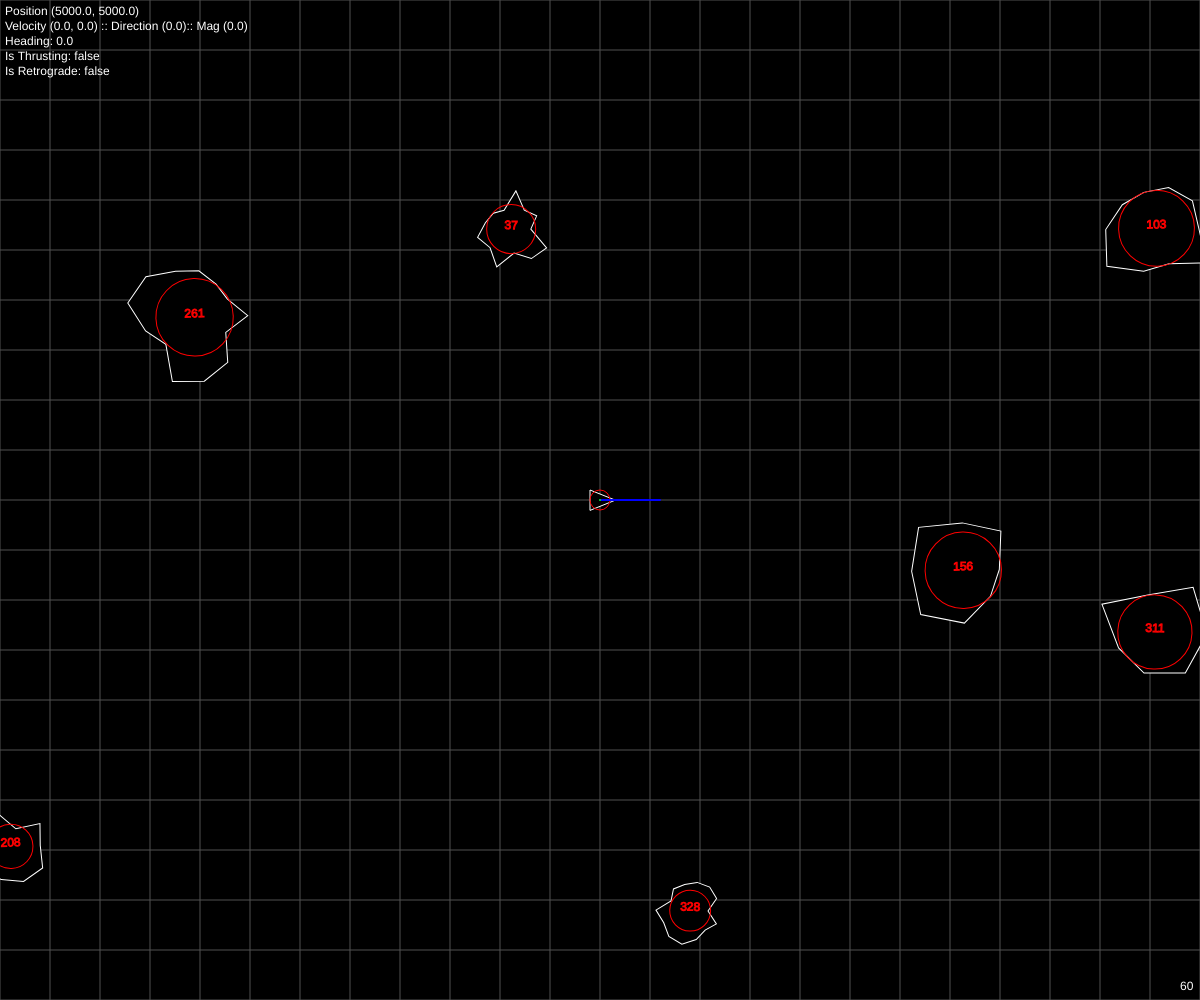
Frame 1 (no input)
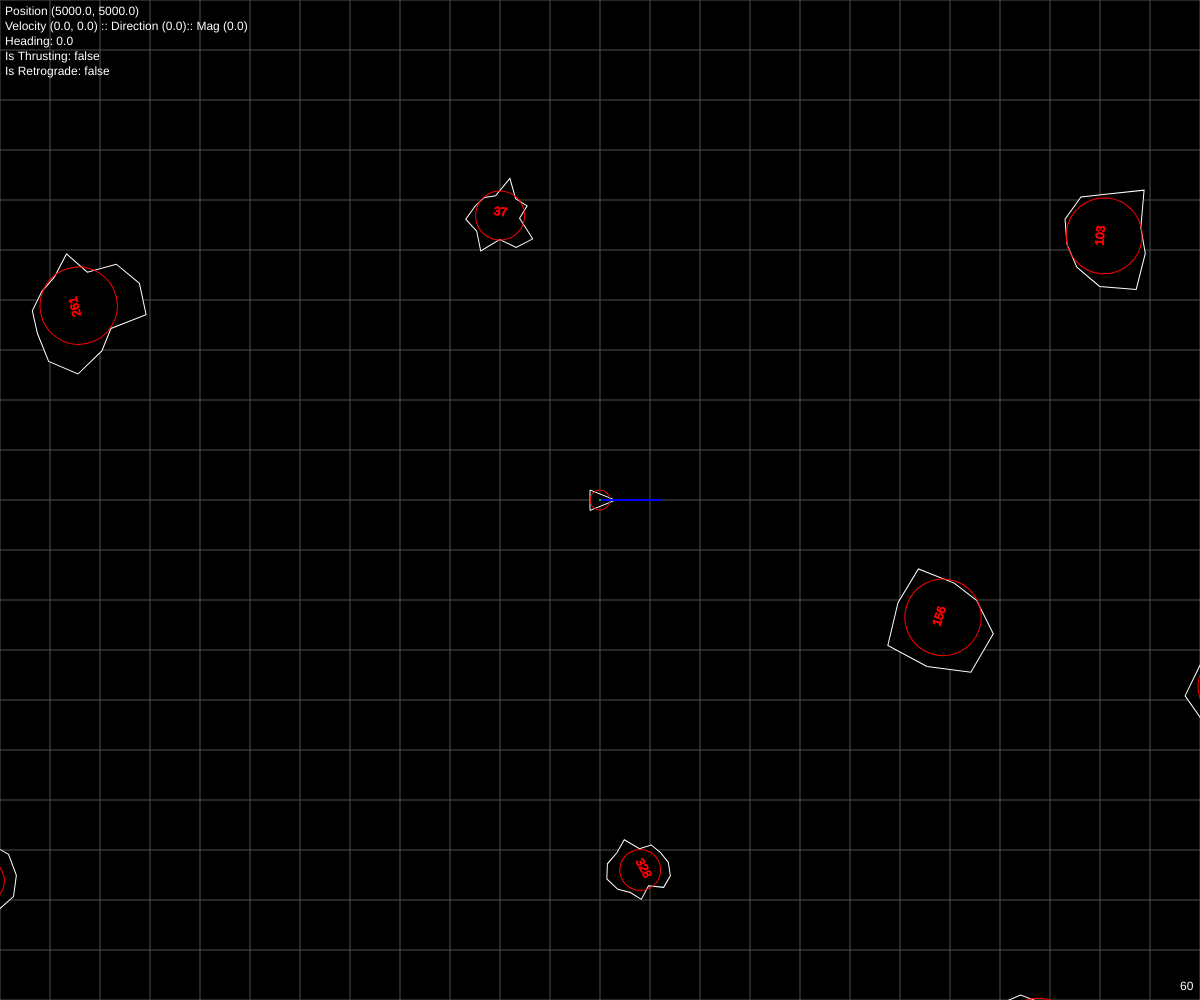
Frame 60 (no input)
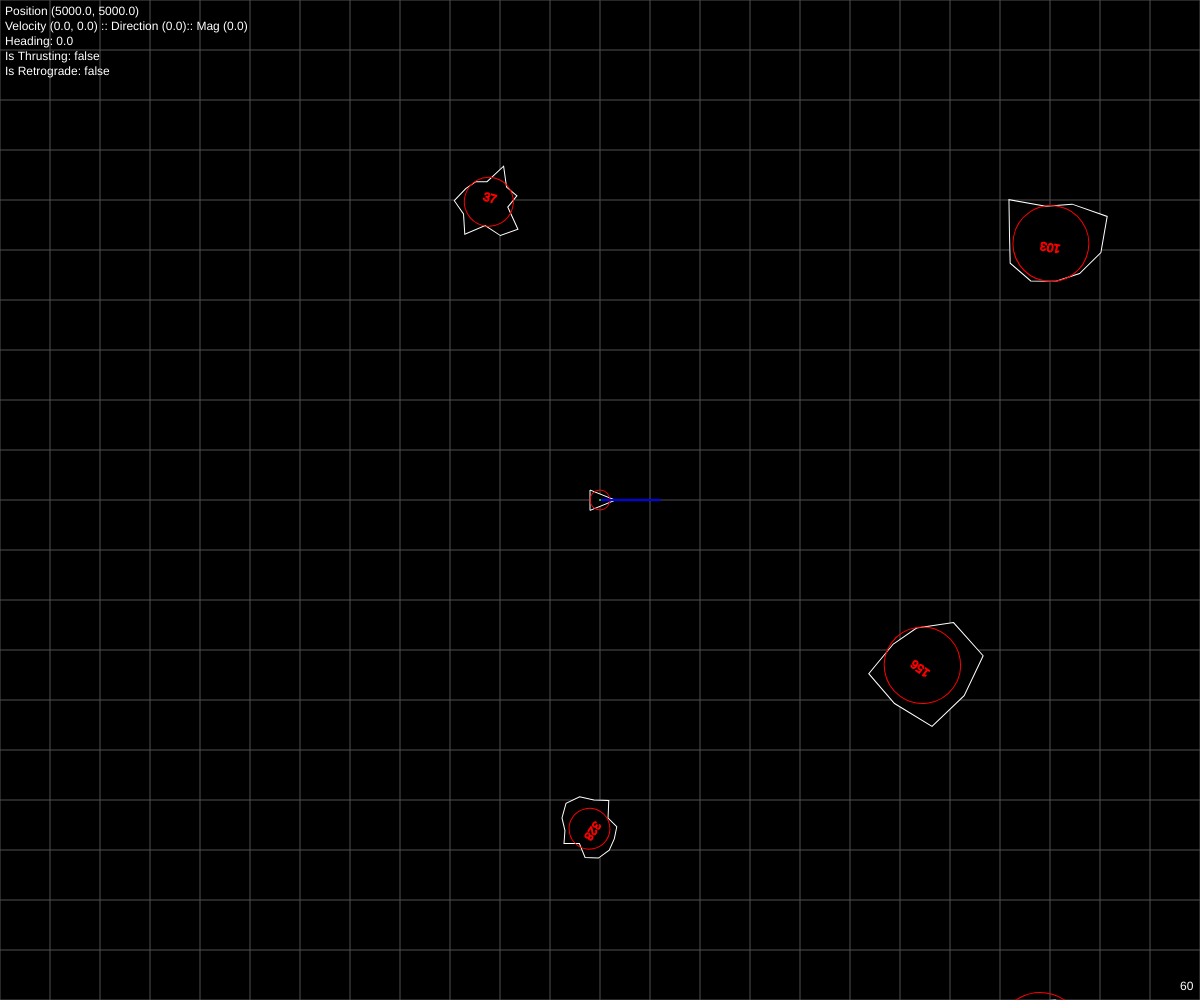
Frame 120 (the mouse pressed at the canvas centre since frame 60)

The p5.js sketch that drew these frames (run headless with seeded random() and noise() and a simulated clock; from frame 60 on, the mouse is pressed at the canvas centre):

// p5.js sketch
// ── sketch.js
var DEBUG_RENDER = true;

var arena;
var ship;
var asteroids = [];

function setup() {
    createCanvas(windowWidth, windowHeight);
    arena = new Arena(10000, 10000);
    ship = new Ship(createVector(arena.width / 2, arena.height / 2));
    arena.setShip(ship);

    for (var i = 0; i < 500; i++) {
        var position = createVector(random(arena.width), random(arena.height));
        var radius = random(20, 50);

        var validPlace = true;

        for (var a = 0; a < asteroids.length; a++) {
            var asteroid = asteroids[a];

            var d = dist(asteroid.position.x, asteroid.position.y, position.x, position.y);
            if (d <= radius + asteroid.radius) {
                validPlace = false;
                i--;
                break;
            }
        }

        if (validPlace) {
            asteroids.push(new Asteroid(arena, position, radius));
        }
    }

    textFont('Helvetica');
    textSize(12);
}

function draw() {
    preUpdate();
    update();
    render();
}

function preUpdate() {
    ship.preUpdate();
}

function update() {
    if (keyIsDown(RIGHT_ARROW) || keyIsDown(KEY_D)) {
        ship.rotate(CLOCKWISE);
    } else if (keyIsDown(LEFT_ARROW) || keyIsDown(KEY_A)) {
        ship.rotate(COUNTER_CLOCKWISE);
    }

    if (keyIsDown(UP_ARROW) || keyIsDown(KEY_W)) {
        ship.thrust();
    }

    if (keyIsDown(DOWN_ARROW) || keyIsDown(KEY_S)) {
        ship.thrust(true);
    }

    ship.update();

    arena.ensureBounds(ship, 0.4);

    asteroids.forEach(function (asteroid) {
        asteroid.update();
        arena.ensureBounds(asteroid);
    });

    for (var i = 0; i < asteroids.length; i++) {
        var asteroid = asteroids[i];

        for (var j = i + 1; j < asteroids.length; j++) {
            asteroid.calculateCollision(asteroids[j]);
        }
    }
}

function render() {
    background(0);

    push();

    // Camera translate
    // Adjust for ship position offset
    translate(-ship.position.x, -ship.position.y);
    // Go back 1/2 our view to put camera in middle
    translate(width / 2, height / 2);

    arena.render();
    asteroids.forEach(function (asteroid) {
        asteroid.render();
    });

    translate(ship.position.x, ship.position.y);
    rotate(ship.heading);

    ship.render();

    if (DEBUG_RENDER) {
        rotate(-ship.heading);

        var headingVector = p5.Vector.fromAngle(ship.heading).setMag(60);
        var moveVector = ship.velocity.copy().mult(10);

        strokeWeight(2);
        stroke(0, 0, 255);
        line(0, 0, headingVector.x, headingVector.y);
        stroke(0, 255, 0);
        line(0, 0, moveVector.x, moveVector.y);
    }

    pop();

    if (DEBUG_RENDER) {
        fill(255);
        text('Position (' + ship.position.x.toFixed(1) + ', ' + ship.position.y.toFixed(1) + ')', 5, 15);

        text('Velocity (' + ship.velocity.x.toFixed(1) + ', ' + ship.velocity.y.toFixed(1) +
            ') :: Direction (' + degrees(ship.velocity.heading()).toFixed(1) +
            '):: Mag (' + ship.velocity.mag().toFixed(1) + ')', 5, 30);

        text('Heading: ' + degrees(ship.heading).toFixed(1), 5, 45);

        text('Is Thrusting: ' + !!ship.isThrusting, 5, 60);
        text('Is Retrograde: ' + !!ship.isRetrograde, 5, 75);

        text(frameRate().toFixed(), width - 20, height - 10);
    }
}

function keyPressed() {
    if (keyCode === KEY_Z) {
        DEBUG_RENDER = !DEBUG_RENDER;
    }
}

// ── arena.js
function Arena(w, h) {
    this.width = w;
    this.height = h;
    this.gridSize = 50;

    this.ship = null;

    this.setShip = function (ship) {
        this.ship = ship;
    }

    this.render = function () {
        noFill();
        stroke(80);

        var startX = getClosest(this.ship.position.x - width / 2, this.gridSize);
        var startY = getClosest(this.ship.position.y - height / 2, this.gridSize);

        for (var x = startX; x <= this.ship.position.x + width + this.gridSize && x < this.width; x += this.gridSize) {
            var endY = min(startY + height + this.gridSize, this.height);
            line(x, startY, x, endY);
        }

        for (var y = startY; y <= this.ship.position.y + height + this.gridSize && y < this.height; y += this.gridSize) {
            var endX = min(startX + width + this.gridSize, this.width);
            line(startX, y, endX, y);
        }

        // Non-optimized version
        // for (var x = this.gridSize; x < this.width; x += this.gridSize) {
        //     line(x, 0, x, this.height);
        // }
        //
        // for (var y = this.gridSize; y < this.height; y += this.gridSize) {
        //     line(0, y, this.width, y);
        // }

        stroke(255);

        rect(0, 0, this.width, this.height);
    }

    this.getView = function () {
        var x = this.ship.position.x - width / 2;
        var y = this.ship.position.y - height / 2;

        return {
            x: x,
            y: y,
            width: width,
            height: height
        };
    }

    this.ensureBounds = function (object, velocityScale) {
        velocityScale = velocityScale || 1;

        // Make sure the object is within bounds
        if (object.position.x > this.width - object.radius) {
            object.position.x = this.width - object.radius;
            object.velocity.x = -object.velocity.x * velocityScale;
        } else if (object.position.x < object.radius) {
            object.position.x = object.radius;
            object.velocity.x = -object.velocity.x * velocityScale;
        }

        if (object.position.y > this.height - object.radius) {
            object.position.y = this.height - object.radius;
            object.velocity.y = -object.velocity.y * velocityScale;
        } else if (object.position.y < object.radius) {
            object.position.y = object.radius;
            object.velocity.y = -object.velocity.y * velocityScale;
        }
    }
}

function getClosest(val, n) {
    if (val > 0) {
        return floor(val / n) * n;
    }

    return 0;
}

// ── asteroid.js
var counter = 0;

function Asteroid(arena, position, radius) {
    this.arena = arena;
    this.id = counter++;
    this.shouldRender = false;

    if (position) {
        this.position = position.copy();
    } else {
        this.position = createVector(random(width), random(height));
    }

    if (radius) {
        this.radius = radius;
    } else {
        this.radius = random(20, 50);
    }

    this.velocity = p5.Vector.random2D().mult(random(0.1, 2));
    this.heading = 0;
    this.spinSpeed = radians(random(-2, 2));

    this.vertices = floor(random(7, 15));
    this.offsets = [];

    for (var i = 0; i < this.vertices; i++) {
        this.offsets[i] = random(-this.radius * 0.2, this.radius * 0.8);
    }

    this.calculateCollision = function (o) {
        var totalRadius = this.radius + o.radius;

        // Optimized AABB collision check
        // No square root needed to check if they're near each other
        if (!(this.position.x + totalRadius > o.position.x &&
                this.position.x < o.position.x + totalRadius &&
                this.position.y + totalRadius > o.position.y &&
                this.position.y < o.position.y + totalRadius)) {
            return undefined;
        }

        // get the actual disatance
        var d = dist(this.position.x, this.position.y, o.position.x, o.position.y);
        if (d > totalRadius) {
            return undefined;
        }

        // We have a collision! :D

        var mass1 = this.radius;
        var mass2 = o.radius;

        var vx1 = this.velocity.x;
        var vy1 = this.velocity.y;
        var vx2 = o.velocity.x;
        var vy2 = o.velocity.y;

        var newVx1 = (vx1 * (mass1 - mass2) + (2 * mass2 * vx2)) / (mass1 + mass2);
        var newVy1 = (vy1 * (mass1 - mass2) + (2 * mass2 * vy2)) / (mass1 + mass2);
        var newVx2 = (vx2 * (mass2 - mass1) + (2 * mass1 * vx1)) / (mass1 + mass2);
        var newVy2 = (vy2 * (mass2 - mass1) + (2 * mass1 * vy1)) / (mass1 + mass2);

        this.velocity.x = newVx1;
        this.velocity.y = newVy1;
        o.velocity.x = newVx2;
        o.velocity.y = newVy2;

        this.position.add(this.velocity);
        o.position.add(o.velocity);
    }

    this.update = function () {

        this.position.add(this.velocity);
        this.heading += this.spinSpeed;

        if (this.heading >= TWO_PI) {
            this.heading -= TWO_PI;
        } else if (this.heading <= -TWO_PI) {
            this.heading += TWO_PI;
        }

        var view = this.arena.getView();

        // If the asteroid is out of the view, don't render it!
        this.shouldRender = overlaps(view, {
            x: this.position.x - this.radius,
            y: this.position.y - this.radius,
            width: this.radius * 2,
            height: this.radius * 2
        });
    }

    this.render = function () {
        if (!this.shouldRender) {
            return;
        }

        push();
        translate(this.position.x, this.position.y);
        rotate(this.heading);

        fill(0);
        stroke(255);

        beginShape();
        for (var i = 0; i < this.vertices; i++) {
            var angle = map(i, 0, this.vertices, 0, TWO_PI);

            var r = this.radius + this.offsets[i];
            var x = r * cos(angle);
            var y = r * sin(angle);

            vertex(x, y);
        }
        endShape(CLOSE);

        if (DEBUG_RENDER) {
            noFill();
            stroke(255, 0, 0);
            ellipse(0, 0, this.radius * 2);
            textAlign(CENTER);
            text(this.id, 0, 0);
        }

        pop();
    }
}

function overlaps(r1, r2) {
    return r1.x < r2.x + r2.width && r1.x + r1.width > r2.x && r1.y < r2.y + r2.height && r1.y + r1.height > r2.y;
}

// ── bullet.js
function Bullet(position, shipVelocity, shipHeading) {
    this.position = position;
    this.heading = shipHeading;
    this.velocity = p5.Vector.fromAngle(this.heading).mult(8).add(shipVelocity);

    this.update = function () {
        this.position.add(this.velocity);
    }

    this.render = function () {
        push();

        translate(this.position.x, this.position.y);
        rotate(this.heading);

        noFill();
        stroke(255);
        strokeWeight(4);

        point(0, 0);

        pop();
    }
}

// ── const.js
const KEY_W = 87;
const KEY_A = 65;
const KEY_S = 83;
const KEY_D = 68;
const KEY_Z = 90;

const CLOCKWISE = 1;
const COUNTER_CLOCKWISE = -1;

// ── ship.js
function Ship(position) {
    if (position) {
        this.position = position.copy();
    } else {
        this.position = createVector();
    }

    this.radius = 10;
    this.velocity = createVector();
    this.rotationAmount = 5 * PI / 180;
    this.heading = 0;
    this.isThrusting = false;
    this.isRetrograde = false;

    this.preUpdate = function () {
        // Reset the flags here...
        this.isThrusting = false;
        this.isRetrograde = false;
    }

    this.update = function () {

        // Update position with the velocity
        this.position.add(this.velocity);
    }

    this.rotate = function (direction) {
        this.heading += direction * this.rotationAmount;

        // Keep within bounds of two pi
        if (this.heading >= TWO_PI) {
            this.heading -= TWO_PI;
        } else if (this.heading <= -TWO_PI) {
            this.heading += TWO_PI;
        }
    }

    this.thrust = function (retro) {
        var force = p5.Vector.fromAngle(this.heading).mult(0.1);

        if (retro) {
            this.velocity.sub(force);
            this.isRetrograde = true;
        } else {
            this.velocity.add(force);
            this.isThrusting = true;
        }

        // Limit top speed
        this.velocity.limit(8);
    }

    this.render = function () {
        noFill();

        // Draw the fire if we're thrusting
        if (this.isThrusting) {
            strokeWeight(2);

            stroke(255, 153, 0);
            line(-this.radius * 1.05, 0, -this.radius - this.radius * 0.6, -this.radius * 0.3);
            line(-this.radius * 1.05, 0, -this.radius - this.radius * 0.6, this.radius * 0.3);

            stroke(255, 0, 0);
            line(-this.radius * 1.05, 0, -this.radius - this.radius * 0.8, 0);
        }

        if (this.isRetrograde) {
            strokeWeight(2);

            stroke(200);
            line(this.radius * 0.48, this.radius * 0.48, this.radius * 0.48 + this.radius / 5, this.radius * 0.48);
            line(this.radius * 0.48, -this.radius * 0.48, this.radius * 0.48 + this.radius / 5, -this.radius * 0.48);
        }

        // Draw the ship
        strokeWeight(1);
        stroke(255);
        fill(0);
        triangle(this.radius + this.radius / 2, 0, -this.radius, -this.radius, -this.radius, this.radius);

        if (DEBUG_RENDER) {
            noFill();
            stroke(255, 0, 0);
            ellipse(0, 0, this.radius * 2);
        }
    }

    this.move = function (vector) {
        this.position.add(vector.mult(5));
    }
}
